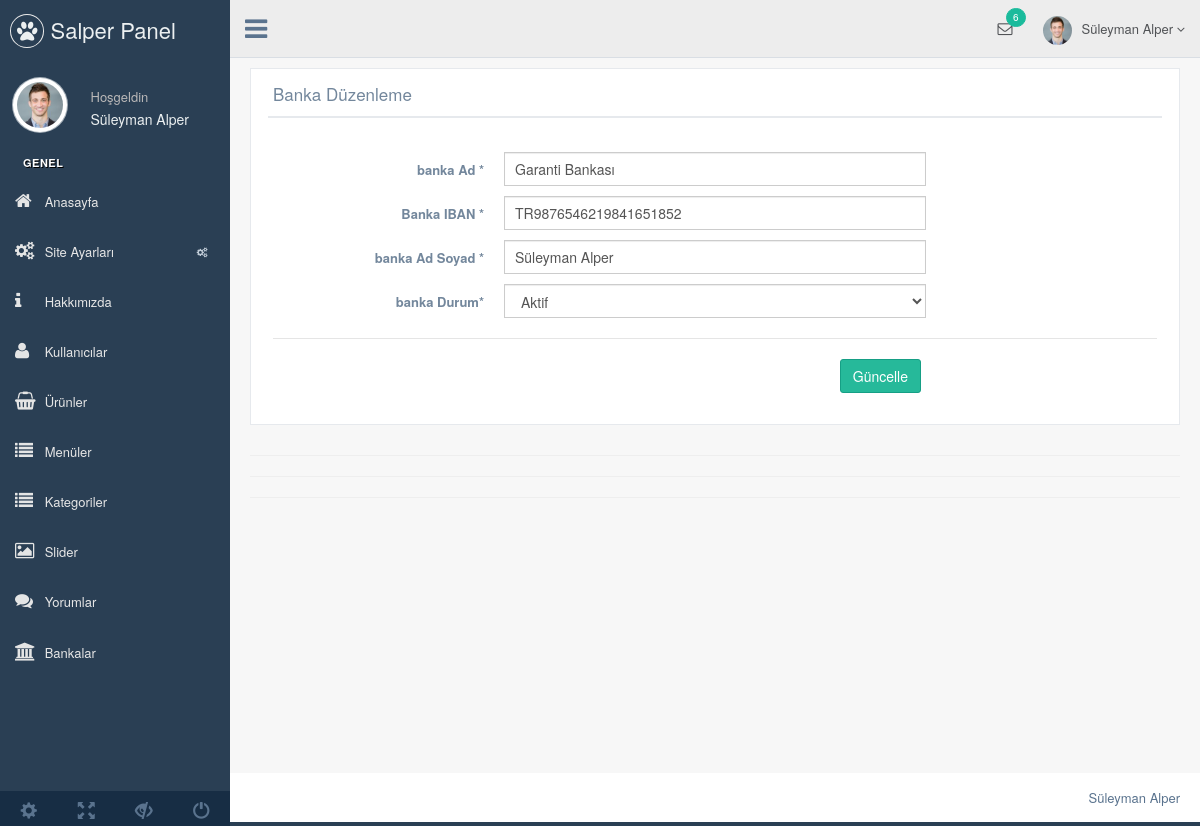
Screenshot of /eticaret/nedmin/production/banka-duzenle.php?banka_id=1 (signed in) with the database file from the repository.
### tables this page shows
CREATE TABLE `kullanici` (
  `kullanici_id` int(11) NOT NULL,
  `kullanici_zaman` datetime NOT NULL DEFAULT current_timestamp(),
  `kullanici_resim` varchar(250) NOT NULL,
  `kullanici_tc` varchar(50) NOT NULL,
  `kullanici_ad` varchar(50) NOT NULL,
  `kullanici_mail` varchar(100) NOT NULL,
  `kullanici_gsm` varchar(50) NOT NULL,
  `kullanici_password` varchar(50) NOT NULL,
  `kullanici_adsoyad` varchar(50) NOT NULL,
  `kullanici_adres` varchar(250) NOT NULL,
  `kullanici_il` varchar(100) NOT NULL,
  `kullanici_ilce` varchar(100) NOT NULL,
  `kullanici_unvan` varchar(100) NOT NULL,
  `kullanici_yetki` varchar(50) NOT NULL,
  `kullanici_durum` int(1) NOT NULL DEFAULT 1
);

CREATE TABLE `banka` (
  `banka_id` int(11) NOT NULL,
  `banka_ad` varchar(50) NOT NULL,
  `banka_iban` varchar(50) NOT NULL,
  `banka_hesapadsoyad` varchar(50) NOT NULL,
  `banka_durum` enum('0','1') NOT NULL DEFAULT '0'
);

### eticaret/nedmin/production/banka-duzenle.php (the view, shortened to what this page needs)
<?php
include 'header.php';
$bankasor = $db->prepare("SELECT * FROM banka where banka_id=:id");
$bankasor->execute(array(
  'id' => $_GET['banka_id']
));
$bankacek = $bankasor->fetch(PDO::FETCH_ASSOC);
?>
<div class="right_col" role="main">
  <div class="">
    <div class="row">
      <div class="col-md-12 col-sm-12 col-xs-12">
        <div class="x_panel">
          <div class="x_title">
            <h2>Banka Düzenleme </h2>
            <div class="clearfix"></div>
          </div>
          <div class="x_content">
            <br />
            <form action="../netting/islem.php" method="POST" id="demo-form2" data-parsley-validate class="form-horizontal form-label-left">
              <div class="form-group">
                <label class="control-label col-md-3 col-sm-3 col-xs-12" for="first-name">banka Ad <span class="required">*</span>
                </label>
                <div class="col-md-6 col-sm-6 col-xs-12">
                  <input type="text" id="first-name" name="banka_ad" value="<?php echo $bankacek['banka_ad'] ?>" required="required" class="form-control col-md-7 col-xs-12">
                </div>
              </div>
              <div class="form-group">
                <label class="control-label col-md-3 col-sm-3 col-xs-12" for="first-name">Banka IBAN <span class="required">*</span>
                </label>
                <div class="col-md-6 col-sm-6 col-xs-12">
                  <input type="text" id="first-name" name="banka_iban" value="<?php echo $bankacek['banka_iban'] ?>" required="required" class="form-control col-md-7 col-xs-12">
                </div>
              </div>
              <div class="form-group">
                <label class="control-label col-md-3 col-sm-3 col-xs-12" for="first-name">banka Ad Soyad <span class="required">*</span>
                </label>
                <div class="col-md-6 col-sm-6 col-xs-12">
                  <input type="text" id="first-name" name="banka_hesapadsoyad" value="<?php echo $bankacek['banka_hesapadsoyad'] ?>" required="required" class="form-control col-md-7 col-xs-12">
                </div>
              </div>
              <div class="form-group">
                <label class="control-label col-md-3 col-sm-3 col-xs-12" for="first-name">banka Durum<span class="required">*</span>
                </label>
                <div class="col-md-6 col-sm-6 col-xs-12">
                  <select id="heard" class="form-control" name="banka_durum" required>
                    <option value="1" <?php echo $bankacek['banka_durum'] == '1' ? 'selected=""' : ''; ?>>Aktif</option>
                  </select>
                </div>
              </div>
              <div class="ln_solid"></div>
              <div class="form-group">
                <div align="right" class="col-md-6 col-sm-6 col-xs-12 col-md-offset-3">
                  <button type="submit" name="bankaduzenle" class="btn btn-success">Güncelle</button>
                </div>
              </div>
            </form>
          </div>
        </div>
      </div>
    </div>
    <hr>
    <hr>
    <hr>
  </div>
</div>
<?php include 'footer.php'; ?>

### eticaret/nedmin/production/header.php (shortened to what this page needs)
<?php
include '../netting/baglan.php';
$kullanicisor=$db->prepare("SELECT * FROM kullanici where kullanici_mail=:mail");
$kullanicisor->execute(array(
  'mail' => $_SESSION['kullanici_mail']
  ));
$kullanicicek=$kullanicisor->fetch(PDO::FETCH_ASSOC);
?>
<!DOCTYPE html>
<html lang="en">
<head>
  <link href="../vendors/bootstrap/dist/css/bootstrap.min.css" rel="stylesheet">
  <link href="../vendors/font-awesome/css/font-awesome.min.css" rel="stylesheet">
  <link href="../vendors/nprogress/nprogress.css" rel="stylesheet">
  <link href="../vendors/iCheck/skins/flat/green.css" rel="stylesheet">
  <link href="../vendors/datatables.net-bs/css/dataTables.bootstrap.min.css" rel="stylesheet">
  <link href="../vendors/datatables.net-buttons-bs/css/buttons.bootstrap.min.css" rel="stylesheet">
  <link href="../vendors/datatables.net-fixedheader-bs/css/fixedHeader.bootstrap.min.css" rel="stylesheet">
  <link href="../vendors/datatables.net-responsive-bs/css/responsive.bootstrap.min.css" rel="stylesheet">
  <link href="../vendors/datatables.net-scroller-bs/css/scroller.bootstrap.min.css" rel="stylesheet">
  <link href="../vendors/dropzone/dist/min/dropzone.min.css" rel="stylesheet">
  <link href="../build/css/custom.min.css" rel="stylesheet">
</head>
<body class="nav-md">
  <div class="container body">
    <div class="main_container">
      <div class="col-md-3 left_col">
        <div class="left_col scroll-view">
          <div class="navbar nav_title" style="border: 0;">
            <a href="index.php" class="site_title"><i class="fa fa-paw"></i> <span>Salper Panel</span></a>
          </div>
          <div class="profile clearfix">
            <div class="profile_pic">
              <img src="images/img.jpg" alt="..." class="img-circle profile_img">
            </div>
            <div class="profile_info">
              <span>Hoşgeldin</span>
              <h2><?php echo $kullanicicek['kullanici_adsoyad'] ?></h2>
            </div>
          </div>
          <br />
          <div id="sidebar-menu" class="main_menu_side hidden-print main_menu">
            <div class="menu_section">
              <h3>Genel</h3>
              <ul class="nav side-menu">
                <li><a href="index.php"><i class="fa fa-home"></i> Anasayfa </a></li>
                <li><a><i class="fa fa-cogs"></i> Site Ayarları <span class="fa fa-cogs"></span></a>
             </li>
             <li><a href="hakkimizda.php"><i class="fa fa-info"></i> Hakkımızda </a></li>
             <li><a href="kullanici.php"><i class="fa fa-user"></i> Kullanıcılar </a></li>
             <li><a href="urun.php"><i class="fa fa-shopping-basket"></i> Ürünler </a></li>
             <li><a href="menu.php"><i class="fa fa-list"></i> Menüler </a></li>
             <li><a href="kategori.php"><i class="fa fa-list"></i> Kategoriler </a></li>
             <li><a href="slider.php"><i class="fa fa-image"></i> Slider </a></li>
             <li><a href="yorum.php"><i class="fa fa-comments"></i> Yorumlar </a></li>
             <li><a href="banka.php"><i class="fa fa-bank"></i> Bankalar </a></li>
           </ul>
         </div>
       </div>
       <div class="sidebar-footer hidden-small">
        <a data-toggle="tooltip" data-placement="top" title="Settings">
          <span class="glyphicon glyphicon-cog" aria-hidden="true"></span>
        </a>
        <a data-toggle="tooltip" data-placement="top" title="FullScreen">
          <span class="glyphicon glyphicon-fullscreen" aria-hidden="true"></span>
        </a>
        <a data-toggle="tooltip" data-placement="top" title="Lock">
          <span class="glyphicon glyphicon-eye-close" aria-hidden="true"></span>
        </a>
        <a data-toggle="tooltip" data-placement="top" title="Logout">
          <span class="glyphicon glyphicon-off" aria-hidden="true"></span>
        </a>
      </div>
    </div>
  </div>
  <div class="top_nav">
    <div class="nav_menu">
      <nav>
        <div class="nav toggle">
          <a id="menu_toggle"><i class="fa fa-bars"></i></a>
        </div>
        <ul class="nav navbar-nav navbar-right">
          <li class="">
            <a href="javascript:;" class="user-profile dropdown-toggle" data-toggle="dropdown" aria-expanded="false">
              <img src="images/img.jpg" alt=""><?php echo $kullanicicek['kullanici_adsoyad'] ?>
              <span class=" fa fa-angle-down"></span>
            </a>
          </li>
          <li role="presentation" class="dropdown">
            <a href="javascript:;" class="dropdown-toggle info-number" data-toggle="dropdown" aria-expanded="false">
              <i class="fa fa-envelope-o"></i>
              <span class="badge bg-green">6</span>
            </a>
          </li>
        </ul>
      </nav>
    </div>
  </div>

### rows the page displays
kullanici: kullanici_adsoyad "Süleyman Alper"
banka: banka_ad "Garanti Bankası", banka_iban "TR9876546219841651852", banka_hesapadsoyad "Süleyman Alper", banka_durum "Aktif"
